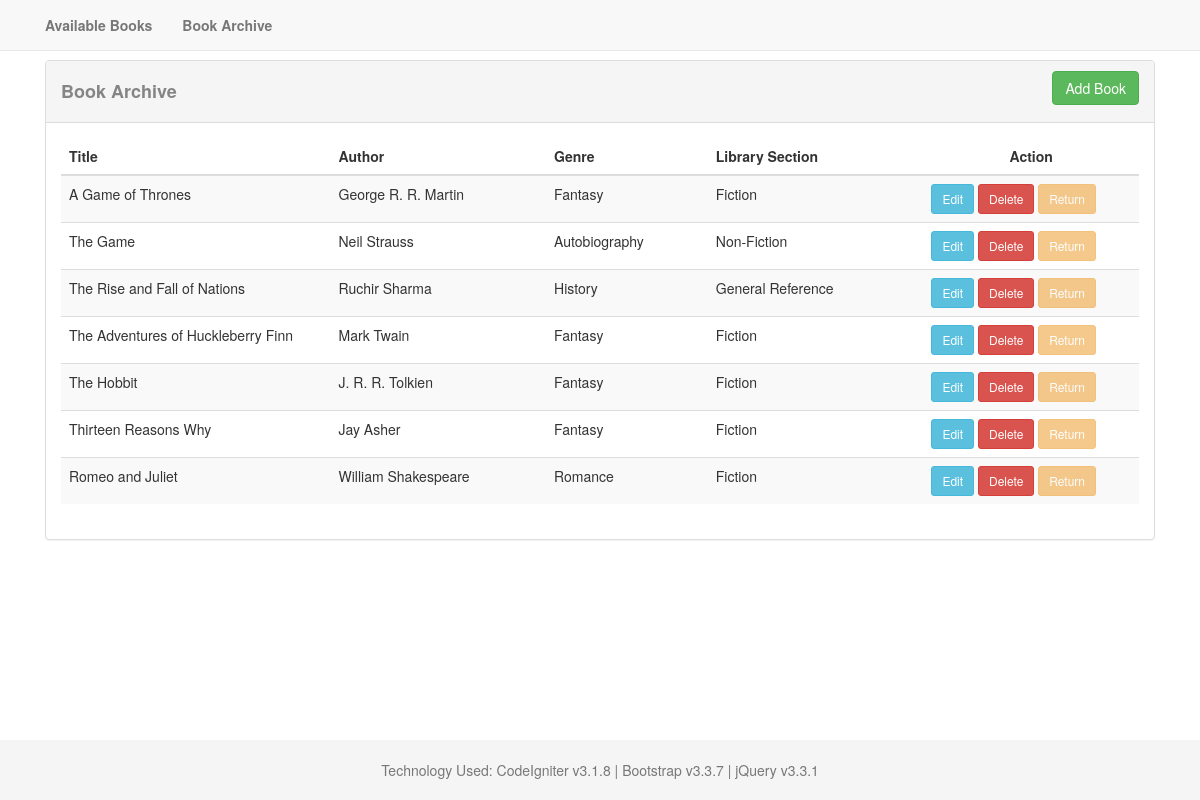
/index.php/book, run on the app's committed database.
### tables this page shows
CREATE TABLE `books` (
  `id` int(11) NOT NULL AUTO_INCREMENT,
  `title` varchar(50) NOT NULL,
  `author` varchar(50) DEFAULT NULL,
  `genre` tinyint(1) DEFAULT NULL,
  `library_section` tinyint(1) DEFAULT NULL,
  `status` tinyint(1) DEFAULT '0',
  PRIMARY KEY (`id`)
);

CREATE TABLE `genre` (
  `id` int(11) NOT NULL AUTO_INCREMENT,
  `genre` varchar(20) NOT NULL,
  PRIMARY KEY (`id`)
);

CREATE TABLE `library_section` (
  `id` int(11) NOT NULL AUTO_INCREMENT,
  `library_section` varchar(20) DEFAULT NULL,
  PRIMARY KEY (`id`)
);

### application/controllers/Book.php (called while the page is built, shortened)
<?php
class Book extends CI_Controller {
	public function __construct() {
		$this->load->model('home_model');
		$this->load->model('book_model');
	}
	public function index()
	{
		$data['title'] = "Book Archive";
		$data['book_list'] = $this->home_model->get_books('all');
		$data['genre'] = $this->book_model->get_genre();
		$data['library_section'] = $this->book_model->get_library_section();
		$this->load->view('book_archive', $data);
	}
}

### index.php (called while the page is built, shortened)
<?php
require_once BASEPATH.'core/CodeIgniter.php';

### application/models/home_model.php (called while the page is built)
<?php if ( ! defined('BASEPATH')) exit('No direct script access allowed');
class Home_model extends CI_Model {
	public function get_books($filter = '') {
		$this->db->select('b.id, b.title, b.author, g.genre, ls.library_section, b.status')
		->from('books b')
		->join('genre g', 'b.genre = g.id')
		->join('library_section ls', 'b.library_section = ls.id');
		if($filter != 'all') {
			$this->db->where('b.status = 0')
			->order_by('id', 'asc');
		} else {
			$this->db->order_by('id', 'asc');
		}
		$query = $this->db->get();
		return $query->result();
	}
}

### application/views/book_archive.php (the view, shortened to what this page needs)
<!DOCTYPE html>
<html>
<head>
</head>
<body>
    <div class="container">
    	<div class='col-md-12'>
    		<div class='panel panel-default'>
	    		<div class="panel-heading">
	    			<h4 style='display:inline-block;'>
	    				<strong style='color:#5d5d5dbd;'>
	    					<?php echo $title; ?>
	    				</strong>
	    			</h4>
	    			<button data-toggle='modal' data-target='#add_modal' style='display:inline-block;float:right;' class='btn btn-success'>Add Book</button>
	    		</div>
	    		<div class="panel-body">
			    	<table id='myTable' class='table table-striped'>
			    		<thead>
			    			<tr>
				    			<th width='25%'>Title</th>
				    			<th width='20%'>Author</th>
				    			<th width='15%'>Genre</th>
				    			<th width='20%'>Library Section</th>
				    			<th style='text-align:center;' width='20%'>Action</th>
			    			</tr>
			    		</thead>
			    		<tbody>
				    	<?php
				    		foreach($book_list as $bl) {
				    			echo "<tr>
				    				<td>".$bl->title."</td>
				    				<td>".$bl->author."</td>
				    				<td>".$bl->genre."</td>
				    				<td>".$bl->library_section."</td>
				    				<td>
				    				<button data-toggle='modal' data-target='#update_modal' id='edit' class='btn btn-sm btn-info' value='".$bl->id."'>Edit</button>
				    				<button data-toggle='modal' data-target='#delete_modal' class='btn btn-sm btn-danger' id='delete_with_modal' value='".$bl->id."'>Delete</button>
				    				<button data-toggle='modal' data-target='#return_modal' ".(($bl->status == 1 )?"":"disabled")." id='return_with_modal' class='btn btn-sm btn-warning' value='".$bl->id."'>Return</button>
				    				</td>
				    				</tr>";
				    		}
				    	?>
				    	</tbody>
			    	</table>
			    </div>
		    </div>
    	</div>
    </div>
  </body>
</html>

### asset/css/style.css (style rules this page uses)
html { position: relative; min-height: 100%; }
body { margin-bottom: 60px; }
body > .container { padding: 60px 15px 0; }

### data on the page
books: title "A Game of Thrones", author "George R. R. Martin", genre.genre "Fantasy", library_section.library_section "Fiction", $bl->id 1 (drawn)
books: title "The Game", author "Neil Strauss", genre.genre "Autobiography", library_section.library_section "Non-Fiction", $bl->id 2 (drawn)
books: title "The Rise and Fall of Nations", author "Ruchir Sharma", genre.genre "History", library_section.library_section "General Reference", $bl->id 3 (drawn)
books: title "The Adventures of Huckleberry Finn", author "Mark Twain", genre.genre "Fantasy", library_section.library_section "Fiction", $bl->id 4 (drawn)
books: title "The Hobbit", author "J. R. R. Tolkien", genre.genre "Fantasy", library_section.library_section "Fiction", $bl->id 5 (drawn)
books: title "Thirteen Reasons Why", author "Jay Asher", genre.genre "Fantasy", library_section.library_section "Fiction", $bl->id 6 (drawn)
books: title "Romeo and Juliet", author "William Shakespeare", genre.genre "Romance", library_section.library_section "Fiction", $bl->id 7 (drawn)

### other printed values
$title "Book Archive"
CI_VERSION "3.1.8"
